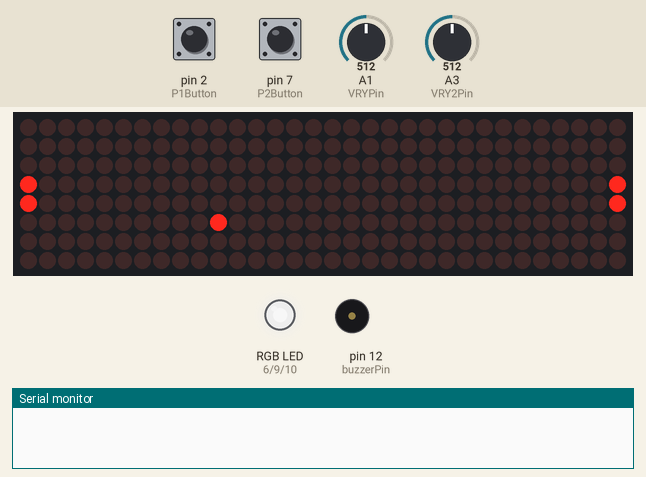
Simulated run of this sketch. Board: Arduino Uno, built with avr-gcc and run on an emulated ATmega328P. On the bench: 32×8 LED matrix, an RGB LED mixed from three pins (HIGH = lit), buzzer (waves = sounding), the last lines printed to the serial monitor. The inputs (shaded band) are chosen by the test bench; at power-on: A3 (VRY2Pin) = 512, A1 (VRYPin) = 512, pin 2 (P1Button) HIGH, pin 7 (P2Button) HIGH.

Above: at 1.2 s.
1.3 s: A3 (VRY2Pin) set to 448
3.4 s: A3 (VRY2Pin) set to 422
At 3.65 s:
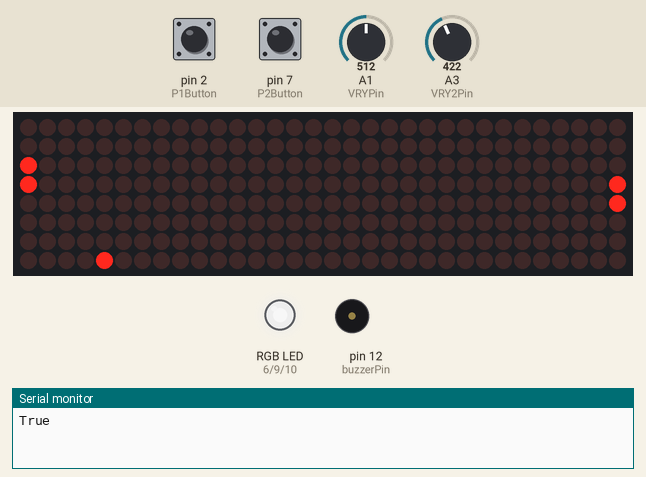
5.6 s: A1 (VRYPin) set to 716
At 5.87 s:
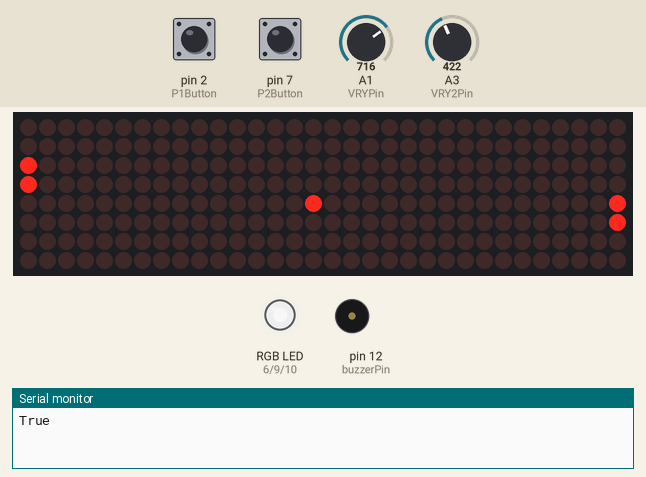
7.8 s: A1 (VRYPin) set to 862
At 8.09 s:
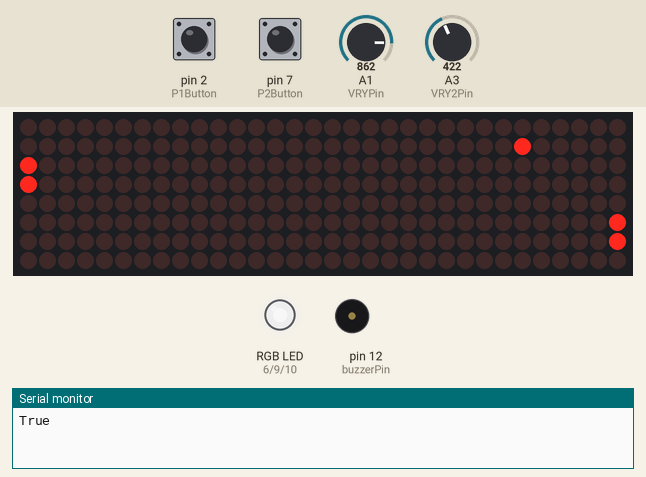
10.1 s: A1 (VRYPin) set to 891
At 10.32 s:
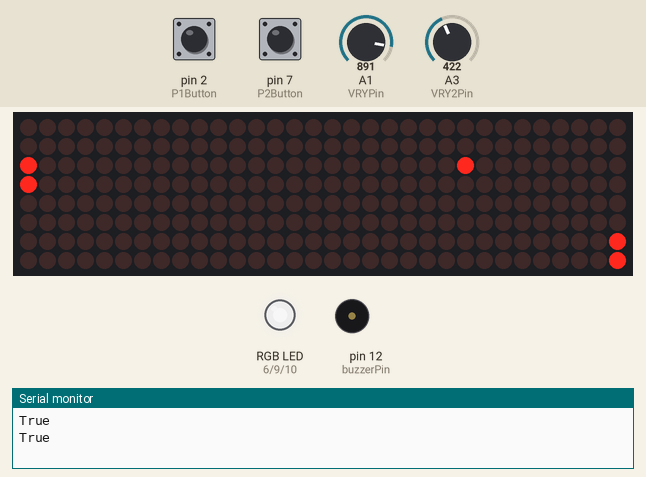
12.3 s: A3 (VRY2Pin) set to 511
At 15.4 s:
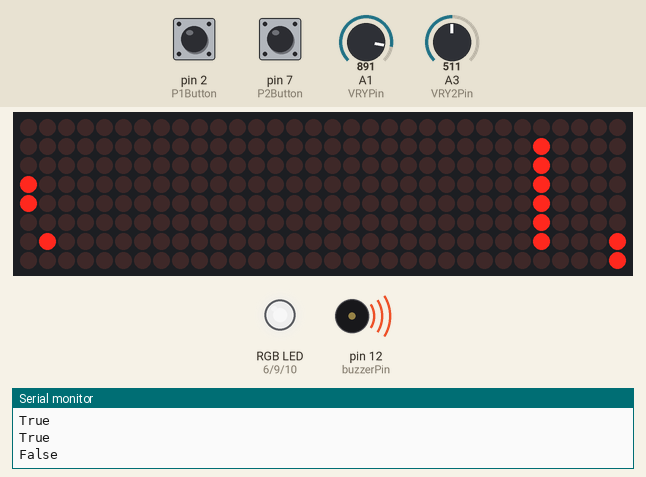
Timing chart, 0 to 17.2 s (numbered marks = the images above; inputs shaded):
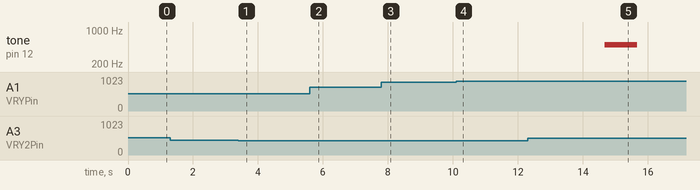

Measured:
- the behaviour switches between 439 and 438 on A3 (VRY2Pin) (found by bisection; images 0 and 1)
- the behaviour switches between 876 and 877 on A1 (VRYPin) (found by bisection; images 3 and 4)
- after the input at 3.4 s, the display: changes after 0.15 s (image 1)
- after the input at 5.6 s, the display: changes after 0.18 s (image 2)
- after the input at 7.8 s, the display: changes after 0.20 s (image 3)
- after the input at 10.1 s, the display: changes after 0.12 s (image 4)
- after the input at 12.3 s, the display: first changes after 0.15 s (image 5 shows a later state)

The sketch:

EngineeringProject.ino
```cpp
//For LED Matrix
#include <MD_MAX72xx.h>
#include <SPI.h>
#define HARDWARE_TYPE MD_MAX72XX::DR1CR0RR0_HW
#define MAX_DEVICES 4
#define CLK_PIN   13  // or SCK
#define DATA_PIN  11  // or MOSI
#define CS_PIN    3  // or SS
MD_MAX72XX mx = MD_MAX72XX(HARDWARE_TYPE, CS_PIN, MAX_DEVICES);                      // SPI hardware interface
//MD_MAX72XX mx = MD_MAX72XX(HARDWARE_TYPE, DATA_PIN, CLK_PIN, CS_PIN, MAX_DEVICES); // Arbitrary pins

//For Shift Register
const int RPin = 6;
const int GPin = 9;
const int BPin = 10;

//For player 1
const int VRXPin = A0;
const int VRYPin = A1;
int yP1 = 3;
int yP1Joystick;

//For player 2 joystick
const int VRX2Pin = A2;
const int VRY2Pin = A3;
int yP2 = 3;
int yP2Joystick;

//For buzzer
const int buzzerPin = 12;

//For ball
int x = 15;
int y = 3;
bool up = true;
bool right = true;

//For P1 button
const int P1Button = 2;
boolean P1OldPress = false;
boolean P1NewPress = false;

//For P2 button
const int P2Button = 7;
boolean P2OldPress = false;
boolean P2NewPress = false;

//Set up
boolean P1Ready = false;
boolean P2Ready = false;
int P1Score = 0;
int P2Score = 0;
boolean gameOn = false;

//Set up
void setup() {
  Serial.begin(9600);
  pinMode(VRXPin, INPUT);
  pinMode(VRYPin, INPUT);
  pinMode(VRX2Pin, INPUT);
  pinMode(VRY2Pin, INPUT);
  pinMode(buzzerPin, OUTPUT);
  pinMode(P1Button, INPUT);
  pinMode(P2Button, INPUT);
  pinMode(RPin, OUTPUT); // This is an output
  pinMode(BPin, OUTPUT); // This is an output
  pinMode(GPin, OUTPUT); // This is an output
  analogWrite(RPin, 200);
  analogWrite(GPin, 200);
  analogWrite(BPin, 200);
  mx.begin();
}

//to print the score
void scorePrint()
{
  if (P1Score == 1)
  {
    mx.setPoint(1, 4, true);
    mx.setPoint(2, 4, true);
    mx.setPoint(3, 4, true);
    mx.setPoint(4, 4, true);
    mx.setPoint(5, 4, true);
    mx.setPoint(6, 4, true);
  }
  else if (P1Score == 2)
  {
    mx.setPoint(1, 4, true);
    mx.setPoint(2, 4, true);
    mx.setPoint(3, 4, true);
    mx.setPoint(4, 4, true);
    mx.setPoint(5, 4, true);
    mx.setPoint(6, 4, true);
    mx.setPoint(1, 7, true);
    mx.setPoint(2, 7, true);
    mx.setPoint(3, 7, true);
    mx.setPoint(4, 7, true);
    mx.setPoint(5, 7, true);
    mx.setPoint(6, 7, true);
  }
  if (P2Score == 1)
  {
    mx.setPoint(1, 27, true);
    mx.setPoint(2, 27, true);
    mx.setPoint(3, 27, true);
    mx.setPoint(4, 27, true);
    mx.setPoint(5, 27, true);
    mx.setPoint(6, 27, true);
  }
  else if (P2Score == 2)
  {
    mx.setPoint(1, 27, true);
    mx.setPoint(2, 27, true);
    mx.setPoint(3, 27, true);
    mx.setPoint(4, 27, true);
    mx.setPoint(5, 27, true);
    mx.setPoint(6, 27, true);
    mx.setPoint(1, 23, true);
    mx.setPoint(2, 23, true);
    mx.setPoint(3, 23, true);
    mx.setPoint(4, 23, true);
    mx.setPoint(5, 23, true);
    mx.setPoint(6, 23, true);
  }
}

//Player 1 paddle
void P1()
{
  yP1Joystick = analogRead(VRYPin);
  yP1 = map(yP1Joystick, 1023, 0, 6, -1);
//  Serial.println(yP1);
  mx.setPoint(yP1, 0, true);
  mx.setPoint(yP1 + 1, 0, true);
}

//Player 2 paddle
void P2()
{
  yP2Joystick = analogRead(VRY2Pin);
  //Serial.println(yP2Joystick);
  yP2 = map(yP2Joystick, 1023, 0, 6, -1);
//  Serial.println(yP2);
  mx.setPoint(yP2, 31, true);
  mx.setPoint(yP2 + 1, 31, true);
}

//Not used. This would be for an endless version of the game (player 1)
void AI()
{
  yP2 = y;
  if (yP2 == 7)
  {
    yP2 = 6;
  }
  mx.setPoint(yP2, 31, true);
  mx.setPoint(yP2 + 1, 31, true);
}

//Move the ball
void ball()
{
  if (y > 6)
  {
    up = false;
  }

  if (y < 1)
  {
    up = true;
  }

  if (x < 1)
  {
    right = true;
  }

  if (x > 29)
  {
    right = false;
  }

  if (up == true)
  {
    y = y + 1;
  }
  else
  {
    y = y - 1;
  }

  if (right == true)
  {
    x = x + 1;
  }
  else
  {
    x = x - 1;
  }
  mx.setPoint(y, x, true);
}

//For player 1 button
boolean openReading (boolean last)
{
  boolean current = digitalRead(P1Button);
  delay(5);
  if (current != last)
  {
    current = digitalRead(P1Button);
  }
  return current;
}

//For player 2 button
boolean openReading2 (boolean last2)
{
  boolean current = digitalRead(P2Button);
  delay(5);
  if (current != last2)
  {
    current = digitalRead(P2Button);
  }
  return current;
}

//For testing
void P1ButtonFunction()
{
  Serial.println("Open button");
}

//Main loop
void loop() {
  mx.clear(); //Clear LED matrix
  //Run while the game is on
  while (gameOn == true) {
    noTone(buzzerPin);
    mx.clear();
    P1();
    P2();
    ball();
    //P1 loss check
    if (x == 1 and right == false)
    {
      if (y != yP1 and y != (yP1 + 1))
      {
        Serial.println("False");
        P2Score = P2Score + 1;
        scorePrint();
        tone(buzzerPin, 500);
        delay(1000);
        noTone(buzzerPin);
        x = 15;
        y = 3;
      }
      else
      {
        Serial.println("True");
        right = true;
      }
    }
    //P2 loss check
    if (x == 30 and right == true)
    {
      if (y != yP2 and y != (yP2 + 1))
      {
        Serial.println("False");
        P1Score = P1Score + 1;
        scorePrint();
        tone(buzzerPin, 500);
        delay(1000);
        noTone(buzzerPin);
        x = 15;
        y = 3;
      }
      else
      {
        Serial.println("True");
        right = false;
      }
    }

    //Check to see if a player has won the game yet
    if (P2Score == 2 or P1Score == 2)
    {
      P1Score = 0;
      P2Score = 0;
      gameOn = false;
      P1Ready = false;
      P2Ready = false;
    }
    delay(200);
  }

  //For buttons
  P1NewPress = openReading(P1OldPress);
  if (P1NewPress == HIGH && P1OldPress == LOW)
  {
    P1Ready = true;
    //P1ButtonFunction();
  }
  P2NewPress = openReading2(P2OldPress);
  if (P2NewPress == HIGH && P2OldPress == LOW)
  {
    P2Ready = true;
    //P1ButtonFunction();
  }
  //Serial.println(gameOn);

  //Start the game
  if (P1Ready == true and P2Ready == true)
  {
    gameOn = true;
  }

  //Draw if the player(s) are ready
  if (P1Ready == true)
  {
    mx.setPoint(3, 3, true);
    mx.setPoint(4, 3, true);
    mx.setPoint(3, 4, true);
    mx.setPoint(4, 4, true);
  }
  if (P2Ready == true)
  {
    mx.setPoint(3, 27, true);
    mx.setPoint(4, 27, true);
    mx.setPoint(3, 28, true);
    mx.setPoint(4, 28, true);
  }
  delay(100);
  P1OldPress = P1NewPress;
  P2OldPress = P2NewPress;
}
```
